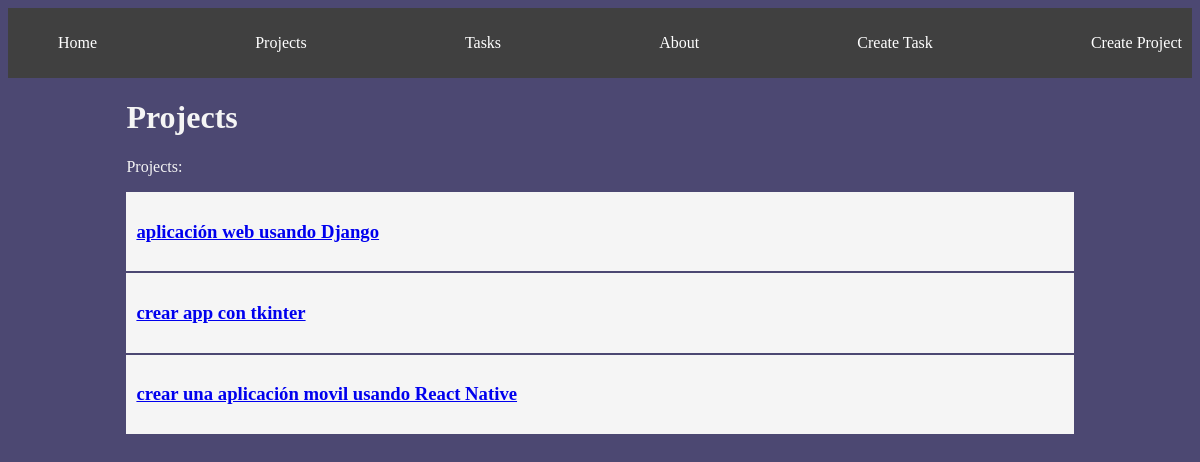
The app's page /projects/, older data.
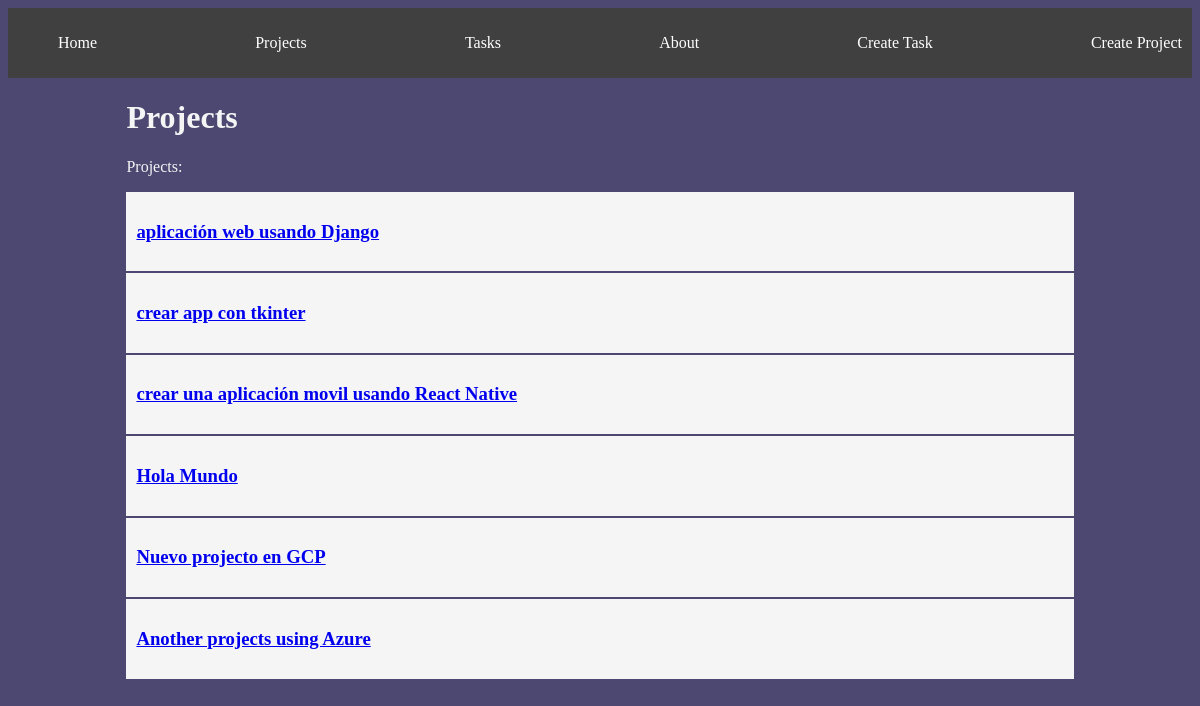
The same page, newer data.
### myapp/models.py (models this page shows, shortened)
class Project(models.Model):  # This class is like a table in a database
    name = models.CharField(max_length=200)

### myapp/views.py (the view)
# urls.py: path('projects/', views.projects, name="projects"),
def projects(request):
    projects = Project.objects.all()
    return render(request, 'projects/projects.html', {
        'projects': projects
    })

### myapp/templates/projects/projects.html (shortened to what this page needs)
<!DOCTYPE html>
<html lang="en">
<head>
</head>
<body>
    {% extends 'layouts/base.html' %}
    {% block content %}
    <h1>Projects</h1>
    <p>Projects:
        {% for project in projects %}
    <article class="card">
        <a href="{% url 'project_detail' project.id %}">
            <h3>{{ project.name }}</h3>
        </a>
    </article>
    {% endfor %}
    </p>
    {% endblock %}

Row changes from the older to the newer data that the page shows:
added Project: name "Hola Mundo"
added Project: name "Nuevo projecto en GCP"
added Project: name "Another projects using Azure"
